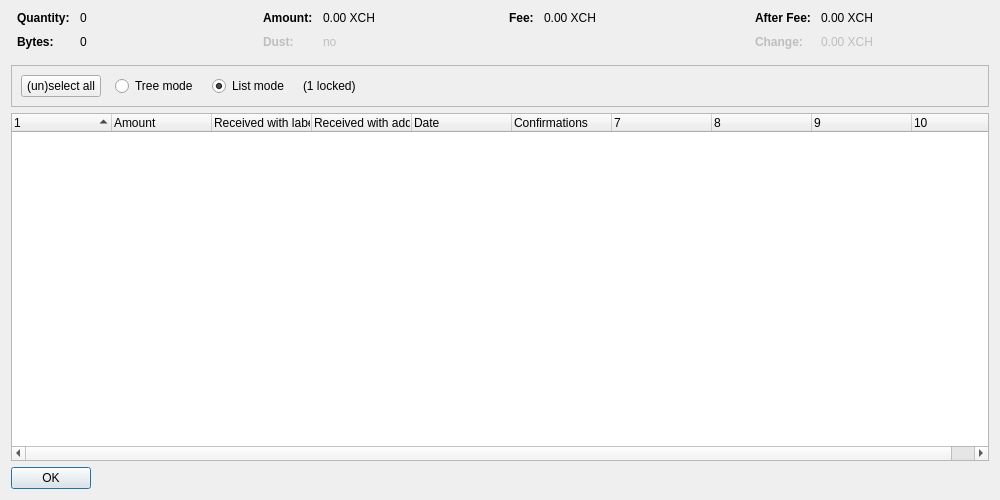
<?xml version="1.0" encoding="UTF-8"?>
<ui version="4.0">
 <class>CoinControlDialog</class>
 <widget class="QDialog" name="CoinControlDialog">
  <property name="geometry">
   <rect>
    <x>0</x>
    <y>0</y>
    <width>1000</width>
    <height>500</height>
   </rect>
  </property>
  <property name="windowTitle">
   <string>Coin Selection</string>
  </property>
  <layout class="QVBoxLayout" name="verticalLayout">
   <item>
    <layout class="QHBoxLayout" name="horizontalLayoutTop" stretch="0,0,0,0">
     <property name="topMargin">
      <number>0</number>
     </property>
     <property name="bottomMargin">
      <number>10</number>
     </property>
     <item>
      <layout class="QFormLayout" name="formLayoutCoinControl1">
       <property name="horizontalSpacing">
        <number>10</number>
       </property>
       <property name="verticalSpacing">
        <number>10</number>
       </property>
       <property name="leftMargin">
        <number>6</number>
       </property>
       <property name="rightMargin">
        <number>6</number>
       </property>
       <item row="0" column="0">
        <widget class="QLabel" name="labelCoinControlQuantityText">
         <property name="font">
          <font>
           <weight>75</weight>
           <bold>true</bold>
          </font>
         </property>
         <property name="text">
          <string>Quantity:</string>
         </property>
        </widget>
       </item>
       <item row="0" column="1">
        <widget class="QLabel" name="labelCoinControlQuantity">
         <property name="cursor">
          <cursorShape>IBeamCursor</cursorShape>
         </property>
         <property name="contextMenuPolicy">
          <enum>Qt::ActionsContextMenu</enum>
         </property>
         <property name="text">
          <string notr="true">0</string>
         </property>
         <property name="textInteractionFlags">
          <set>Qt::LinksAccessibleByMouse|Qt::TextSelectableByKeyboard|Qt::TextSelectableByMouse</set>
         </property>
        </widget>
       </item>
       <item row="1" column="0">
        <widget class="QLabel" name="labelCoinControlBytesText">
         <property name="font">
          <font>
           <weight>75</weight>
           <bold>true</bold>
          </font>
         </property>
         <property name="text">
          <string>Bytes:</string>
         </property>
        </widget>
       </item>
       <item row="1" column="1">
        <widget class="QLabel" name="labelCoinControlBytes">
         <property name="cursor">
          <cursorShape>IBeamCursor</cursorShape>
         </property>
         <property name="contextMenuPolicy">
          <enum>Qt::ActionsContextMenu</enum>
         </property>
         <property name="text">
          <string notr="true">0</string>
         </property>
         <property name="textInteractionFlags">
          <set>Qt::LinksAccessibleByMouse|Qt::TextSelectableByKeyboard|Qt::TextSelectableByMouse</set>
         </property>
        </widget>
       </item>
      </layout>
     </item>
     <item>
      <layout class="QFormLayout" name="formLayoutCoinControl2">
       <property name="horizontalSpacing">
        <number>10</number>
       </property>
       <property name="verticalSpacing">
        <number>10</number>
       </property>
       <property name="leftMargin">
        <number>6</number>
       </property>
       <property name="rightMargin">
        <number>6</number>
       </property>
       <item row="0" column="0">
        <widget class="QLabel" name="labelCoinControlAmountText">
         <property name="font">
          <font>
           <weight>75</weight>
           <bold>true</bold>
          </font>
         </property>
         <property name="text">
          <string>Amount:</string>
         </property>
        </widget>
       </item>
       <item row="0" column="1">
        <widget class="QLabel" name="labelCoinControlAmount">
         <property name="cursor">
          <cursorShape>IBeamCursor</cursorShape>
         </property>
         <property name="contextMenuPolicy">
          <enum>Qt::ActionsContextMenu</enum>
         </property>
         <property name="text">
          <string notr="true">0.00 XCH</string>
         </property>
         <property name="textInteractionFlags">
          <set>Qt::LinksAccessibleByMouse|Qt::TextSelectableByKeyboard|Qt::TextSelectableByMouse</set>
         </property>
        </widget>
       </item>
       <item row="1" column="0">
        <widget class="QLabel" name="labelCoinControlLowOutputText">
         <property name="enabled">
          <bool>false</bool>
         </property>
         <property name="font">
          <font>
           <weight>75</weight>
           <bold>true</bold>
          </font>
         </property>
         <property name="text">
          <string>Dust:</string>
         </property>
        </widget>
       </item>
       <item row="1" column="1">
        <widget class="QLabel" name="labelCoinControlLowOutput">
         <property name="enabled">
          <bool>false</bool>
         </property>
         <property name="cursor">
          <cursorShape>IBeamCursor</cursorShape>
         </property>
         <property name="contextMenuPolicy">
          <enum>Qt::ActionsContextMenu</enum>
         </property>
         <property name="text">
          <string notr="true">no</string>
         </property>
         <property name="textInteractionFlags">
          <set>Qt::LinksAccessibleByMouse|Qt::TextSelectableByKeyboard|Qt::TextSelectableByMouse</set>
         </property>
        </widget>
       </item>
      </layout>
     </item>
     <item>
      <layout class="QFormLayout" name="formLayoutCoinControl3">
       <property name="horizontalSpacing">
        <number>10</number>
       </property>
       <property name="verticalSpacing">
        <number>10</number>
       </property>
       <property name="leftMargin">
        <number>6</number>
       </property>
       <property name="rightMargin">
        <number>6</number>
       </property>
       <item row="0" column="0">
        <widget class="QLabel" name="labelCoinControlFeeText">
         <property name="font">
          <font>
           <weight>75</weight>
           <bold>true</bold>
          </font>
         </property>
         <property name="text">
          <string>Fee:</string>
         </property>
        </widget>
       </item>
       <item row="0" column="1">
        <widget class="QLabel" name="labelCoinControlFee">
         <property name="cursor">
          <cursorShape>IBeamCursor</cursorShape>
         </property>
         <property name="contextMenuPolicy">
          <enum>Qt::ActionsContextMenu</enum>
         </property>
         <property name="text">
          <string notr="true">0.00 XCH</string>
         </property>
         <property name="textInteractionFlags">
          <set>Qt::LinksAccessibleByMouse|Qt::TextSelectableByKeyboard|Qt::TextSelectableByMouse</set>
         </property>
        </widget>
       </item>
      </layout>
     </item>
     <item>
      <layout class="QFormLayout" name="formLayoutCoinControl4">
       <property name="horizontalSpacing">
        <number>10</number>
       </property>
       <property name="verticalSpacing">
        <number>10</number>
       </property>
       <property name="leftMargin">
        <number>6</number>
       </property>
       <property name="rightMargin">
        <number>6</number>
       </property>
       <item row="0" column="0">
        <widget class="QLabel" name="labelCoinControlAfterFeeText">
         <property name="font">
          <font>
           <weight>75</weight>
           <bold>true</bold>
          </font>
         </property>
         <property name="text">
          <string>After Fee:</string>
         </property>
        </widget>
       </item>
       <item row="0" column="1">
        <widget class="QLabel" name="labelCoinControlAfterFee">
         <property name="cursor">
          <cursorShape>IBeamCursor</cursorShape>
         </property>
         <property name="contextMenuPolicy">
          <enum>Qt::ActionsContextMenu</enum>
         </property>
         <property name="text">
          <string notr="true">0.00 XCH</string>
         </property>
         <property name="textInteractionFlags">
          <set>Qt::LinksAccessibleByMouse|Qt::TextSelectableByKeyboard|Qt::TextSelectableByMouse</set>
         </property>
        </widget>
       </item>
       <item row="1" column="0">
        <widget class="QLabel" name="labelCoinControlChangeText">
         <property name="enabled">
          <bool>false</bool>
         </property>
         <property name="font">
          <font>
           <weight>75</weight>
           <bold>true</bold>
          </font>
         </property>
         <property name="text">
          <string>Change:</string>
         </property>
        </widget>
       </item>
       <item row="1" column="1">
        <widget class="QLabel" name="labelCoinControlChange">
         <property name="enabled">
          <bool>false</bool>
         </property>
         <property name="cursor">
          <cursorShape>IBeamCursor</cursorShape>
         </property>
         <property name="contextMenuPolicy">
          <enum>Qt::ActionsContextMenu</enum>
         </property>
         <property name="text">
          <string notr="true">0.00 XCH</string>
         </property>
         <property name="textInteractionFlags">
          <set>Qt::LinksAccessibleByMouse|Qt::TextSelectableByKeyboard|Qt::TextSelectableByMouse</set>
         </property>
        </widget>
       </item>
      </layout>
     </item>
    </layout>
   </item>
   <item>
    <widget class="QFrame" name="frame">
     <property name="minimumSize">
      <size>
       <width>0</width>
       <height>40</height>
      </size>
     </property>
     <property name="frameShape">
      <enum>QFrame::StyledPanel</enum>
     </property>
     <property name="frameShadow">
      <enum>QFrame::Sunken</enum>
     </property>
     <layout class="QHBoxLayout" name="horizontalLayout">
      <item>
       <layout class="QHBoxLayout" name="horizontalLayoutPanel" stretch="0,0,0,0,0">
        <property name="spacing">
         <number>14</number>
        </property>
        <item>
         <widget class="QPushButton" name="pushButtonSelectAll">
          <property name="sizePolicy">
           <sizepolicy hsizetype="Maximum" vsizetype="Fixed">
            <horstretch>0</horstretch>
            <verstretch>0</verstretch>
           </sizepolicy>
          </property>
          <property name="text">
           <string>(un)select all</string>
          </property>
          <property name="autoDefault">
           <bool>false</bool>
          </property>
         </widget>
        </item>
        <item>
         <widget class="QRadioButton" name="radioTreeMode">
          <property name="sizePolicy">
           <sizepolicy hsizetype="Maximum" vsizetype="Fixed">
            <horstretch>0</horstretch>
            <verstretch>0</verstretch>
           </sizepolicy>
          </property>
          <property name="text">
           <string>Tree mode</string>
          </property>
         </widget>
        </item>
        <item>
         <widget class="QRadioButton" name="radioListMode">
          <property name="sizePolicy">
           <sizepolicy hsizetype="Maximum" vsizetype="Fixed">
            <horstretch>0</horstretch>
            <verstretch>0</verstretch>
           </sizepolicy>
          </property>
          <property name="text">
           <string>List mode</string>
          </property>
          <property name="checked">
           <bool>true</bool>
          </property>
         </widget>
        </item>
        <item>
         <widget class="QLabel" name="labelLocked">
          <property name="text">
           <string notr="true">(1 locked)</string>
          </property>
         </widget>
        </item>
        <item>
         <spacer name="horizontalSpacer">
          <property name="orientation">
           <enum>Qt::Horizontal</enum>
          </property>
          <property name="sizeHint" stdset="0">
           <size>
            <width>40</width>
            <height>20</height>
           </size>
          </property>
         </spacer>
        </item>
       </layout>
      </item>
     </layout>
    </widget>
   </item>
   <item>
    <widget class="CoinControlTreeWidget" name="treeWidget">
     <property name="contextMenuPolicy">
      <enum>Qt::CustomContextMenu</enum>
     </property>
     <property name="sortingEnabled">
      <bool>false</bool>
     </property>
     <property name="columnCount">
      <number>10</number>
     </property>
     <attribute name="headerShowSortIndicator" stdset="0">
      <bool>true</bool>
     </attribute>
     <attribute name="headerStretchLastSection">
      <bool>false</bool>
     </attribute>
     <column>
      <property name="text">
       <string/>
      </property>
     </column>
     <column>
      <property name="text">
       <string>Amount</string>
      </property>
     </column>
     <column>
      <property name="text">
       <string>Received with label</string>
      </property>
     </column>
     <column>
      <property name="text">
       <string>Received with address</string>
      </property>
     </column>
     <column>
      <property name="text">
       <string>Date</string>
      </property>
     </column>
     <column>
      <property name="text">
       <string>Confirmations</string>
      </property>
      <property name="toolTip">
       <string>Confirmed</string>
      </property>
     </column>
     <column>
      <property name="text">
       <string/>
      </property>
     </column>
     <column>
      <property name="text">
       <string/>
      </property>
     </column>
     <column>
      <property name="text">
       <string/>
      </property>
     </column>
     <column>
      <property name="text">
       <string/>
      </property>
     </column>
    </widget>
   </item>
   <item>
    <widget class="QDialogButtonBox" name="buttonBox">
     <property name="sizePolicy">
      <sizepolicy hsizetype="Maximum" vsizetype="Fixed">
       <horstretch>0</horstretch>
       <verstretch>0</verstretch>
      </sizepolicy>
     </property>
     <property name="orientation">
      <enum>Qt::Horizontal</enum>
     </property>
     <property name="standardButtons">
      <set>QDialogButtonBox::Ok</set>
     </property>
    </widget>
   </item>
  </layout>
 </widget>
 <customwidgets>
  <customwidget>
   <class>CoinControlTreeWidget</class>
   <extends>QTreeWidget</extends>
   <header>qt/coincontroltreewidget.h</header>
  </customwidget>
 </customwidgets>
 <resources/>
 <connections/>
</ui>
